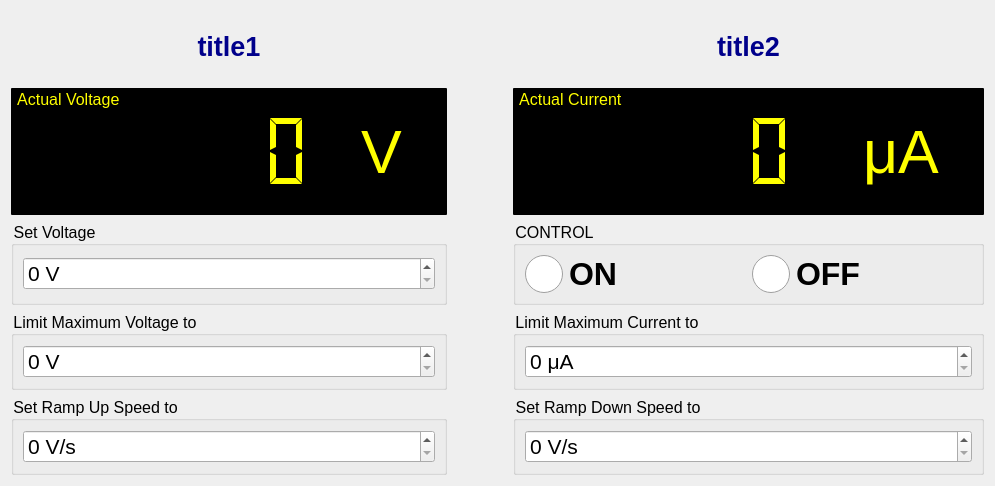
      <widget class="QWidget" name="tab_HV">
       <property name="enabled">
        <bool>true</bool>
       </property>
       <property name="styleSheet">
        <string notr="true">QLCDNumber {color: yellow;background-color: darkblue;}
QLabel {padding: 20px; font-size: 20pt; color: darkblue; font-weight:bold; }
QRadioButton {text-align: center; font-size: 24pt; font-weight:bold;}
QRadioButton::indicator { width: 36px; height: 36px; margin:1px; }
QSpinBox {font-size: 16pt;}
QGroupBox{border-width: 2px; font-size: 12pt;}</string>
       </property>
       <attribute name="title">
        <string> High Voltage </string>
       </attribute>
       <layout class="QGridLayout" name="gridLayout_2">
        <item row="2" column="0">
         <widget class="QGroupBox" name="groupBox">
          <property name="styleSheet">
           <string notr="true">QGroupBox{background-color:black; border-radius: 1px; color:yellow; border: 0px ;  margin-top: 1 1ex;}

</string>
          </property>
          <property name="title">
           <string> Actual Voltage</string>
          </property>
          <layout class="QHBoxLayout" name="horizontalLayout_3">
           <item>
            <widget class="QLCDNumber" name="VAct">
             <property name="minimumSize">
              <size>
               <width>300</width>
               <height>80</height>
              </size>
             </property>
             <property name="maximumSize">
              <size>
               <width>400</width>
               <height>80</height>
              </size>
             </property>
             <property name="styleSheet">
              <string notr="true">QLCDNumber{color: yellow; background-color:black;}</string>
             </property>
             <property name="digitCount">
              <number>7</number>
             </property>
             <property name="segmentStyle">
              <enum>QLCDNumber::Flat</enum>
             </property>
            </widget>
           </item>
           <item alignment="Qt::AlignLeft">
            <widget class="QLabel" name="label">
             <property name="sizePolicy">
              <sizepolicy hsizetype="Preferred" vsizetype="Preferred">
               <horstretch>0</horstretch>
               <verstretch>0</verstretch>
              </sizepolicy>
             </property>
             <property name="font">
              <font>
               <pointsize>46</pointsize>
               <weight>50</weight>
               <bold>false</bold>
              </font>
             </property>
             <property name="styleSheet">
              <string notr="true">QLabel {color:yellow; font-size: 46pt; font-weight:normal;}</string>
             </property>
             <property name="text">
              <string>V</string>
             </property>
            </widget>
           </item>
          </layout>
         </widget>
        </item>
        <item row="0" column="1">
         <spacer name="horizontalSpacer_2">
          <property name="orientation">
           <enum>Qt::Horizontal</enum>
          </property>
          <property name="sizeType">
           <enum>QSizePolicy::Fixed</enum>
          </property>
          <property name="sizeHint" stdset="0">
           <size>
            <width>60</width>
            <height>20</height>
           </size>
          </property>
         </spacer>
        </item>
        <item row="0" column="0">
         <widget class="QLabel" name="Title_0">
          <property name="text">
           <string>title1</string>
          </property>
          <property name="alignment">
           <set>Qt::AlignCenter</set>
          </property>
         </widget>
        </item>
        <item row="4" column="0">
         <widget class="QGroupBox" name="groupBox_7">
          <property name="title">
           <string>Limit Maximum Voltage to</string>
          </property>
          <layout class="QVBoxLayout" name="verticalLayout_5">
           <item>
            <widget class="QSpinBox" name="VMax">
             <property name="font">
              <font>
               <pointsize>16</pointsize>
              </font>
             </property>
             <property name="suffix">
              <string> V</string>
             </property>
             <property name="maximum">
              <number>1</number>
             </property>
            </widget>
           </item>
          </layout>
         </widget>
        </item>
        <item row="3" column="2">
         <widget class="QGroupBox" name="groupBox_5">
          <property name="title">
           <string>CONTROL</string>
          </property>
          <layout class="QHBoxLayout" name="horizontalLayout_4">
           <item>
            <widget class="QRadioButton" name="V_ON">
             <property name="styleSheet">
              <string notr="true">QRadioButton::checked {color: red;}</string>
             </property>
             <property name="text">
              <string>ON</string>
             </property>
            </widget>
           </item>
           <item>
            <widget class="QRadioButton" name="V_OFF">
             <property name="styleSheet">
              <string notr="true">QRadioButton::checked {color: green}</string>
             </property>
             <property name="text">
              <string>OFF</string>
             </property>
            </widget>
           </item>
          </layout>
         </widget>
        </item>
        <item row="4" column="2">
         <widget class="QGroupBox" name="groupBox_9">
          <property name="title">
           <string>Limit Maximum Current to</string>
          </property>
          <layout class="QVBoxLayout" name="verticalLayout_7">
           <item>
            <widget class="QSpinBox" name="IMax">
             <property name="suffix">
              <string> μA</string>
             </property>
            </widget>
           </item>
          </layout>
         </widget>
        </item>
        <item row="0" column="2">
         <widget class="QLabel" name="Title_1">
          <property name="text">
           <string>title2</string>
          </property>
          <property name="alignment">
           <set>Qt::AlignCenter</set>
          </property>
         </widget>
        </item>
        <item row="3" column="0">
         <widget class="QGroupBox" name="groupBox_12">
          <property name="title">
           <string>Set Voltage</string>
          </property>
          <layout class="QVBoxLayout" name="verticalLayout_10">
           <item>
            <widget class="QSpinBox" name="VSet">
             <property name="font">
              <font>
               <pointsize>16</pointsize>
              </font>
             </property>
             <property name="suffix">
              <string> V</string>
             </property>
             <property name="maximum">
              <number>1</number>
             </property>
            </widget>
           </item>
          </layout>
         </widget>
        </item>
        <item row="5" column="0">
         <widget class="QGroupBox" name="groupBox_8">
          <property name="title">
           <string>Set Ramp Up Speed to</string>
          </property>
          <layout class="QVBoxLayout" name="verticalLayout_6">
           <item>
            <widget class="QSpinBox" name="RampUp">
             <property name="suffix">
              <string> V/s</string>
             </property>
            </widget>
           </item>
          </layout>
         </widget>
        </item>
        <item row="5" column="2">
         <widget class="QGroupBox" name="groupBox_11">
          <property name="title">
           <string>Set Ramp Down Speed to</string>
          </property>
          <layout class="QVBoxLayout" name="verticalLayout_9">
           <item>
            <widget class="QSpinBox" name="RampDown">
             <property name="suffix">
              <string> V/s</string>
             </property>
            </widget>
           </item>
          </layout>
         </widget>
        </item>
        <item row="2" column="2">
         <widget class="QGroupBox" name="groupBox_3">
          <property name="styleSheet">
           <string notr="true">QGroupBox{
background-color:black; 
border-radius: 1px; 
color:yellow; 
border: 0px ;   
margin-top: 1 1ex;}
</string>
          </property>
          <property name="title">
           <string> Actual Current</string>
          </property>
          <layout class="QHBoxLayout" name="horizontalLayout_7">
           <item>
            <widget class="QLCDNumber" name="IAct">
             <property name="minimumSize">
              <size>
               <width>300</width>
               <height>80</height>
              </size>
             </property>
             <property name="maximumSize">
              <size>
               <width>400</width>
               <height>80</height>
              </size>
             </property>
             <property name="styleSheet">
              <string notr="true">QLCDNumber{color: yellow; background-color:black;}</string>
             </property>
             <property name="digitCount">
              <number>6</number>
             </property>
             <property name="segmentStyle">
              <enum>QLCDNumber::Flat</enum>
             </property>
            </widget>
           </item>
           <item>
            <widget class="QLabel" name="label_2">
             <property name="styleSheet">
              <string notr="true">QLabel {color:yellow; font-size: 46pt; font-weight:normal;}</string>
             </property>
             <property name="text">
              <string>μA</string>
             </property>
            </widget>
           </item>
          </layout>
         </widget>
        </item>
       </layout>
      </widget>
